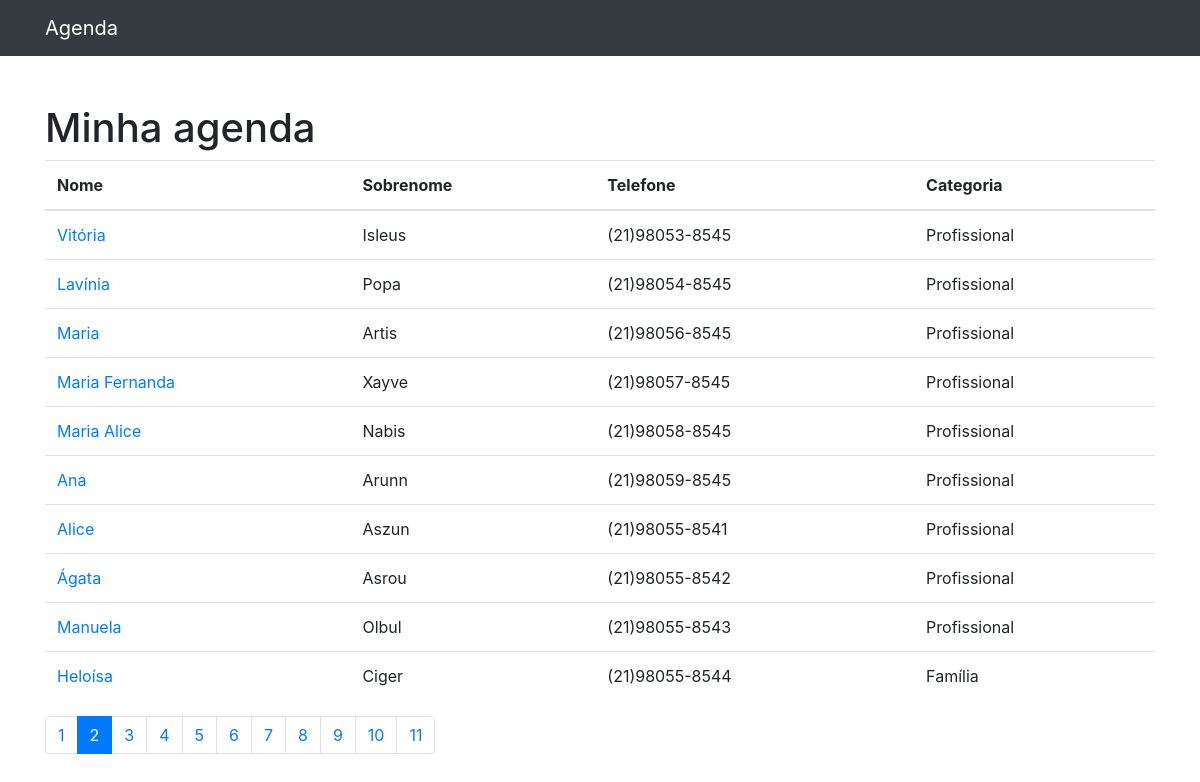
Page /?p=2 on the committed database.
### appContatos/models.py (models this page shows, shortened)
class DbTabContatos(models.Model):
    strNome = models.CharField(max_length=255)
    strSobreNome = models.CharField(max_length=255, blank=True)
    strTelefone = models.CharField(max_length=255, blank=True)
    strEmail = models.CharField(max_length=255, blank=True)
    strDataCriacao = models.DateTimeField(default=timezone.now)
    texDescricao = models.TextField(blank=True)
    bolExibir = models.BooleanField(default=True)
    strKeyTabCategoria = models.ForeignKey(
        DbTabCategoria, on_delete=models.DO_NOTHING)

class DbTabCategoria(models.Model):
    strNome = models.CharField(max_length=255)
    def __str__(self):
        return self.strNome

### appContatos/views.py (the view)
# urls.py: path('', views.index, name='index'),
def index(request):
    varHtmlContatos = DbTabContatos.objects.all()
    paginacao = Paginator(varHtmlContatos, 10)
    page = request.GET.get('p')
    varHtmlContatos = paginacao.get_page(page)
    return render(request, 'appContatos/contatoIndex.html', {
        'passaHtmlContatos': varHtmlContatos,
    })

### appContatos/templates/appContatos/contatoIndex.html (shortened to what this page needs)
{%extends 'tempIndex.html'%}
{%block conteudo%}
<h1 class="mt-5">
  Minha agenda </h1>
  <table class="table">
    <thead>
      <tr>
        <th>Nome </th ></th>
        <th>Sobrenome </th ></th>
        <th>Telefone </th></th>
        <th>Categoria </th></th>
      </tr>
    </thead>
    <tbody>
      {%for contato in passaHtmlContatos%}
        {%if contato.bolExibir%}
          <tr>
              <td>
                <a href="{%url 'verContato' contato.id%}">{{contato.strNome}}</a>
              </td>
              <td>{{contato.strSobreNome}}</td>
              <td>{{contato.strTelefone}}</td>
              <td>{{contato.strKeyTabCategoria}}</td>
            </tr>
        {%endif%}
      {%endfor%}
    </tbody>
  </table>
  <nav aria-label="Page navigation example">
    <ul class="pagination">
      {%for pagina in passaHtmlContatos.paginator.page_range%}
        {%if passaHtmlContatos.number == pagina%}
          <li class="page-item active">
            <a class="page-link" href="?p={{pagina}}">
              {{pagina}}
            </a>
          </li>
        {%else%}
          <li class="page-item">
            <a class="page-link" href="?p={{pagina}}">
              {{pagina}}
            </a>
          </li>
        {%endif%}
      {%endfor%}
    </ul>
  </nav>
{%endblock%}

### rows in the picture
DbTabContatos: strNome "Vitória", strSobreNome "Isleus", strTelefone "(21)98053-8545", strKeyTabCategoria "Profissional"
DbTabContatos: strNome "Lavínia", strSobreNome "Popa", strTelefone "(21)98054-8545", strKeyTabCategoria "Profissional"
DbTabContatos: strNome "Maria", strSobreNome "Artis", strTelefone "(21)98056-8545", strKeyTabCategoria "Profissional"
DbTabContatos: strNome "Maria Fernanda", strSobreNome "Xayve", strTelefone "(21)98057-8545", strKeyTabCategoria "Profissional"
DbTabContatos: strNome "Maria Alice", strSobreNome "Nabis", strTelefone "(21)98058-8545", strKeyTabCategoria "Profissional"
DbTabContatos: strNome "Ana", strSobreNome "Arunn", strTelefone "(21)98059-8545", strKeyTabCategoria "Profissional"
DbTabContatos: strNome "Alice", strSobreNome "Aszun", strTelefone "(21)98055-8541", strKeyTabCategoria "Profissional"
DbTabContatos: strNome "Ágata", strSobreNome "Asrou", strTelefone "(21)98055-8542", strKeyTabCategoria "Profissional"
DbTabContatos: strNome "Manuela", strSobreNome "Olbul", strTelefone "(21)98055-8543", strKeyTabCategoria "Profissional"
DbTabContatos: strNome "Heloísa", strSobreNome "Ciger", strTelefone "(21)98055-8544", strKeyTabCategoria "Família"

### other values in the picture
{{ pagina }} "1" "3" "4" "5" "6" "7" "8" "9" "10" "11"
{{ pagina }} "2"
